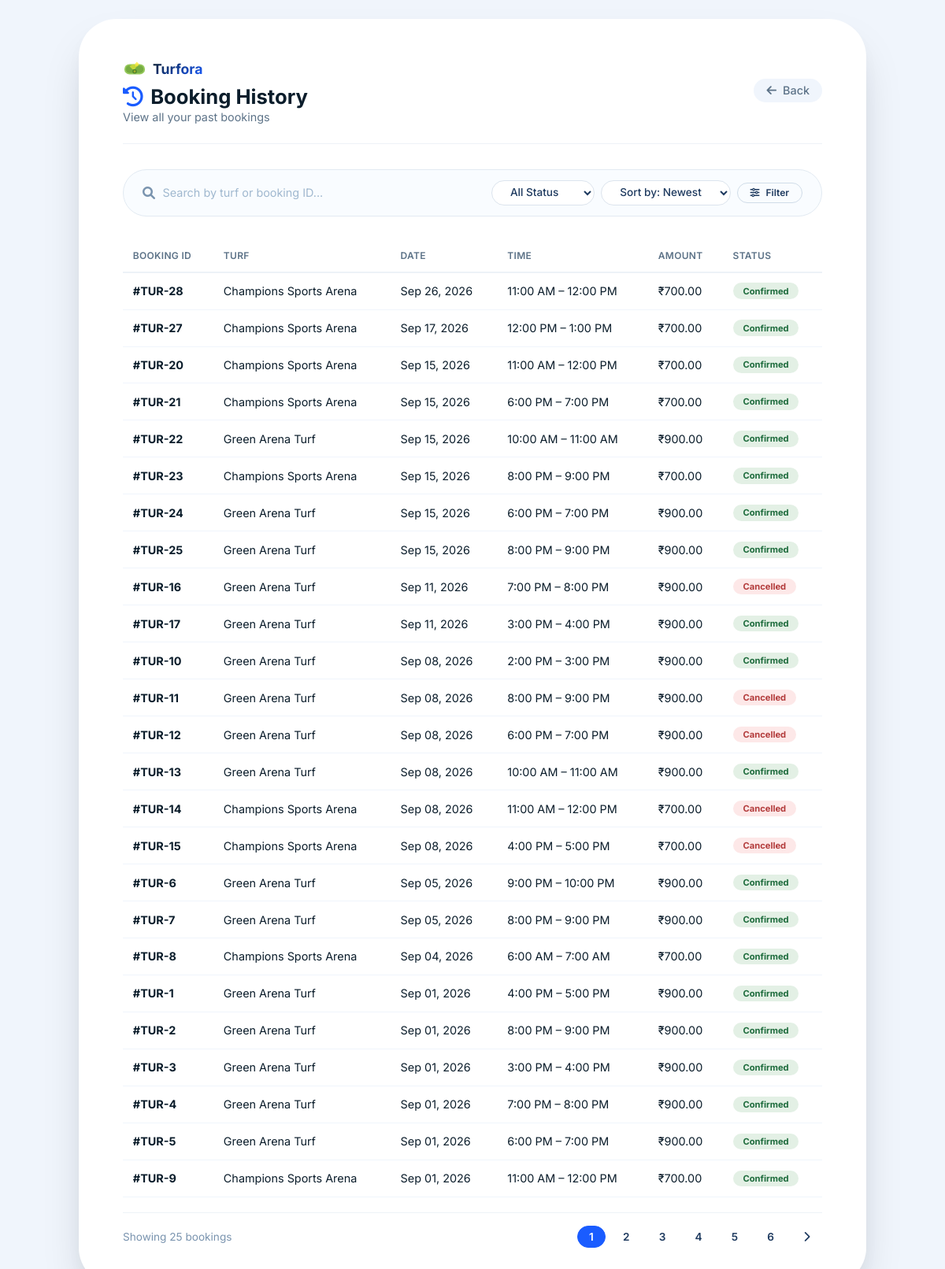
The page /booking_history/1/ on the database its author committed.
### turforaapp/models.py (models this page shows, shortened)
class Booking(models.Model):
    turf = models.ForeignKey(Turf, on_delete=models.CASCADE)
    player = models.ForeignKey(Playerdetail, on_delete=models.CASCADE)
    booking_date = models.DateField()
    start_time = models.TimeField()
    end_time = models.TimeField()
    price = models.DecimalField(max_digits=10, decimal_places=2)
    status = models.CharField(
        max_length=20,
        choices=[
            ('confirmed', 'Confirmed'),
            ('cancelled', 'Cancelled'),
        ],
        default='confirmed'
    )
    created_at = models.DateTimeField(auto_now_add=True)

class Turf(models.Model):
    turf_name = models.CharField(max_length=100)
    location = models.CharField(max_length=100)
    turf_type = models.CharField(max_length=50)
    image = models.ImageField(upload_to='turf_images/', blank=True, null=True)
    description = models.TextField()
    price_per_hour = models.DecimalField(max_digits=10, decimal_places=2)
    available_facilities = models.TextField()
    rating = models.DecimalField(max_digits=3, decimal_places=1, default=0.0)
    address = models.CharField(max_length=255)
    opening_time = models.TimeField()
    closing_time = models.TimeField()
    is_active = models.BooleanField(default=True)

### turforaapp/views.py (the view)
# urls.py: path('booking_history/<int:id>/',views.booking_history,name='booking_history'),
def booking_history(request,id):
    user = get_object_or_404(Playerdetail, id=id)
    bookings = Booking.objects.filter(
        player=user
    ).exclude(
        status='Upcoming'
    )
    search = request.GET.get('search', '')
    if search:
        bookings = bookings.filter(
            turf__turf_name__icontains=search
        )
    status = request.GET.get('status', '')
    if status:
        bookings = bookings.filter(
            status=status
        )
    sort = request.GET.get('sort', 'newest')
    if sort == 'oldest':
        bookings = bookings.order_by('booking_date')
    else:
        bookings = bookings.order_by('-booking_date')
    return render(
        request,
        'booking_history.html',
        {
            'user': user,
            'bookings': bookings,
            'search': search,
            'status': status,
            'sort': sort
        }
    )

### turforaapp/templates/booking_history.html (shortened to what this page needs)
<!DOCTYPE html>
<html lang="en">
<head>
    <link rel="stylesheet" href="https://cdnjs.cloudflare.com/ajax/libs/font-awesome/6.0.0-beta3/css/all.min.css" />
</head>
<body>
    <div class="history-container">
        <div class="page-header">
            <div class="title-group">
                <div class="logo-mini" style="margin-bottom:0.3rem;">
                    <span>Turfora</span>
                </div>
                <h2><i class="fas fa-history"></i> Booking History</h2>
                <span class="sub">View all your past bookings</span>
            </div>
            <a href="{% url 'home' user.id%}" class="back-btn"><i class="fas fa-arrow-left"></i> Back</a>
        </div>
        <form method="GET" class="filter-bar">
            <div class="search-wrapper">
                <i class="fas fa-search"></i>
                <input type="text" name="search" value="{{ search }}" placeholder="Search by turf or booking ID...">
            </div>
            <div class="filter-group">
                <select name="status">
                    <option value="">All Status</option>
                </select>
                <select name="sort">
                    <option value="newest" {% if sort == "newest" %}selected{% endif %}>
                        Sort by: Newest
                    </option>
                </select>
                <button type="submit" class="btn btn-outline btn-sm">
                    <i class="fas fa-sliders-h"></i>
                    Filter
                </button>
            </div>
        </form>
        <div class="table-responsive">
            <table>
                <thead>
                    <tr>
                        <th>Booking ID</th>
                        <th>Turf</th>
                        <th>Date</th>
                        <th>Time</th>
                        <th>Amount</th>
                        <th>Status</th>
                    </tr>
                </thead>
                <tbody>
                    {% for booking in bookings %}
                    <tr>
                        <td>
                            <strong>#TUR-{{ booking.id }}</strong>
                        </td>
                        <td>
                            {{ booking.turf.turf_name }}
                        </td>
                        <td>
                            {{ booking.booking_date|date:"M d, Y" }}
                        </td>
                        <td>
                            {{ booking.start_time|time:"g:i A" }}
                            –
                            {{ booking.end_time|time:"g:i A" }}
                        </td>
                        <td>
                            ₹{{ booking.price }}
                        </td>
                        <td>
                            {% if booking.status == "completed" %}
                            <span class="status-badge completed">
                                Completed
                            </span>
                            {% elif booking.status == "cancelled" %}
                            <span class="status-badge cancelled">
                                Cancelled
                            </span>
                            {% elif booking.status == "confirmed" %}
                            <span class="status-badge confirmed">
                                Confirmed
                            </span>
                            {% elif booking.status == "pending" %}
                            <span class="status-badge pending">
                                Pending
                            </span>
                            {% else %}
                            <span class="status-badge upcoming">
                                {{ booking.status }}
                            </span>
                            {% endif %}
                        </td>
                    </tr>
                    {% empty %}
                    <tr>
                        <td colspan="6" style="text-align:center; padding:40px;">
                            No booking history found.
                        </td>
                    </tr>
                    {% endfor %}
                </tbody>
            </table>
        </div>
        <div class="pagination">
            <span class="text-muted"> Showing {{ bookings|length }} bookings</span>
            <div class="pages">
                <a href="#" class="active">1</a>
                <a href="#">2</a>
                <a href="#">3</a>
                <a href="#">4</a>
                <a href="#">5</a>
                <a href="#">6</a>
                <a href="#"><i class="fas fa-chevron-right"></i></a>
            </div>
        </div>
    </div>
</body>
</html>

### turforaapp/templates/booking_history.html (style rules this page uses)
* { margin: 0; padding: 0; box-sizing: border-box; }
body { font-family: 'Inter', sans-serif; background: #f0f5fc; color: #0b1d2b; padding: 1.5rem; min-height: 100vh; display: flex; align-items: center; justify-content: center; }
.history-container { max-width: 1000px; width: 100%; background: #ffffff; border-radius: 48px; box-shadow: 0 30px 60px -20px rgba(0, 20, 30, 0.25), 0 10px 30px -10px rgba(0, 0, 0, 0.05); padding: 3rem 3.5rem; transition: all 0.2s ease; }
.page-header { display: flex; justify-content: space-between; align-items: center; flex-wrap: wrap; gap: 1rem; padding-bottom: 1.5rem; border-bottom: 1px solid #edf2f7; margin-bottom: 2rem; }
.page-header .title-group h2 { font-size: 1.6rem; font-weight: 700; color: #0b1d2b; display: flex; align-items: center; gap: 0.6rem; }
.page-header .title-group h2 i { color: #1a5cff; }
.page-header .title-group .sub { color: #5d7388; font-size: 0.9rem; }
.page-header .back-btn { display: inline-flex; align-items: center; gap: 0.5rem; color: #5d7388; text-decoration: none; font-weight: 500; transition: 0.15s; padding: 0.4rem 1rem; border-radius: 40px; background: #f0f5fc; font-size: 0.9rem; }
.logo-mini { display: flex; align-items: center; gap: 0.5rem; font-weight: 700; font-size: 1.1rem; color: #0b1d2b; }
.logo-mini svg { width: 30px; height: 30px; }
.logo-mini span { background: linear-gradient(145deg, #0b1d2b, #1a5cff); -webkit-background-clip: text; -webkit-text-fill-color: transparent; }
.filter-bar { display: flex; flex-wrap: wrap; align-items: center; gap: 0.8rem 1rem; background: #f9fcff; padding: 0.8rem 1.5rem; border-radius: 60px; border: 1px solid #e2eaf2; margin-bottom: 1.8rem; }
.filter-bar .search-wrapper { display: flex; align-items: center; flex: 1; min-width: 180px; }
.filter-bar .search-wrapper i { color: #7a94af; margin-right: 0.6rem; }
.filter-bar .search-wrapper input { flex: 1; border: none; background: transparent; padding: 0.4rem 0; font-size: 0.9rem; outline: none; font-family: inherit; }
.filter-bar .search-wrapper input::placeholder { color: #a0b8cf; }
.filter-bar .filter-group { display: flex; gap: 0.5rem; flex-wrap: wrap; align-items: center; }
.filter-bar .filter-group select { background: white; border: 1px solid #dce4ed; border-radius: 40px; padding: 0.4rem 1.2rem; font-size: 0.85rem; font-weight: 500; color: #1e3a5f; outline: none; font-family: inherit; cursor: pointer; }
.btn { padding: 0.4rem 1.4rem; border-radius: 40px; font-weight: 600; font-size: 0.85rem; border: none; cursor: pointer; transition: 0.15s; font-family: inherit; display: inline-flex; align-items: center; gap: 0.5rem; text-decoration: none; }
.btn-outline { background: transparent; color: #1e3a5f; border: 1.5px solid #d0dce8; }
.btn-sm { padding: 0.3rem 1rem; font-size: 0.75rem; }
.table-responsive { overflow-x: auto; }
table { width: 100%; border-collapse: collapse; font-size: 0.9rem; }
table th { text-align: left; padding: 0.8rem 0.8rem; font-weight: 600; color: #5d7388; font-size: 0.75rem; text-transform: uppercase; letter-spacing: 0.3px; border-bottom: 2px solid #edf2f7; }
table td { padding: 0.8rem 0.8rem; border-bottom: 1px solid #f0f5fc; vertical-align: middle; }
.status-badge { padding: 0.2rem 0.8rem; border-radius: 30px; font-size: 0.7rem; font-weight: 700; display: inline-block; }
.status-badge.cancelled { background: #fde8e8; color: #b33c3c; }
.status-badge.confirmed { background: #e3f0e5; color: #1d6b3c; }
.text-muted { color: #7a94af; font-size: 0.85rem; }
.pagination { display: flex; justify-content: space-between; align-items: center; flex-wrap: wrap; gap: 0.8rem; margin-top: 1.2rem; padding-top: 1rem; border-top: 1px solid #edf2f7; }
.pagination .pages { display: flex; gap: 0.4rem; flex-wrap: wrap; }
.pagination .pages a { padding: 0.3rem 0.9rem; border-radius: 30px; text-decoration: none; font-size: 0.85rem; font-weight: 600; color: #1e3a5f; border: 1.5px solid transparent; transition: 0.15s; }
.pagination .pages a.active { background: #1a5cff; color: white; border-color: #1a5cff; }

### rows shown on the page
Booking: id "28", turf.turf_name "Champions Sports Arena", booking_date "Sep 26, 2026", start_time "11:00 AM", end_time "12:00 PM", price "700.00", status "Confirmed"
Booking: id "27", turf.turf_name "Champions Sports Arena", booking_date "Sep 17, 2026", start_time "12:00 PM", end_time "1:00 PM", price "700.00", status "Confirmed"
Booking: id "20", turf.turf_name "Champions Sports Arena", booking_date "Sep 15, 2026", start_time "11:00 AM", end_time "12:00 PM", price "700.00", status "Confirmed"
Booking: id "21", turf.turf_name "Champions Sports Arena", booking_date "Sep 15, 2026", start_time "6:00 PM", end_time "7:00 PM", price "700.00", status "Confirmed"
Booking: id "22", turf.turf_name "Green Arena Turf", booking_date "Sep 15, 2026", start_time "10:00 AM", end_time "11:00 AM", price "900.00", status "Confirmed"
Booking: id "23", turf.turf_name "Champions Sports Arena", booking_date "Sep 15, 2026", start_time "8:00 PM", end_time "9:00 PM", price "700.00", status "Confirmed"
Booking: id "24", turf.turf_name "Green Arena Turf", booking_date "Sep 15, 2026", start_time "6:00 PM", end_time "7:00 PM", price "900.00", status "Confirmed"
Booking: id "25", turf.turf_name "Green Arena Turf", booking_date "Sep 15, 2026", start_time "8:00 PM", end_time "9:00 PM", price "900.00", status "Confirmed"
Booking: id "16", turf.turf_name "Green Arena Turf", booking_date "Sep 11, 2026", start_time "7:00 PM", end_time "8:00 PM", price "900.00", status "Cancelled"
Booking: id "17", turf.turf_name "Green Arena Turf", booking_date "Sep 11, 2026", start_time "3:00 PM", end_time "4:00 PM", price "900.00", status "Confirmed"
Booking: id "10", turf.turf_name "Green Arena Turf", booking_date "Sep 08, 2026", start_time "2:00 PM", end_time "3:00 PM", price "900.00", status "Confirmed"
Booking: id "11", turf.turf_name "Green Arena Turf", booking_date "Sep 08, 2026", start_time "8:00 PM", end_time "9:00 PM", price "900.00", status "Cancelled"
Booking: id "12", turf.turf_name "Green Arena Turf", booking_date "Sep 08, 2026", start_time "6:00 PM", end_time "7:00 PM", price "900.00", status "Cancelled"
Booking: id "13", turf.turf_name "Green Arena Turf", booking_date "Sep 08, 2026", start_time "10:00 AM", end_time "11:00 AM", price "900.00", status "Confirmed"
Booking: id "14", turf.turf_name "Champions Sports Arena", booking_date "Sep 08, 2026", start_time "11:00 AM", end_time "12:00 PM", price "700.00", status "Cancelled"
Booking: id "15", turf.turf_name "Champions Sports Arena", booking_date "Sep 08, 2026", start_time "4:00 PM", end_time "5:00 PM", price "700.00", status "Cancelled"
Booking: id "6", turf.turf_name "Green Arena Turf", booking_date "Sep 05, 2026", start_time "9:00 PM", end_time "10:00 PM", price "900.00", status "Confirmed"
Booking: id "7", turf.turf_name "Green Arena Turf", booking_date "Sep 05, 2026", start_time "8:00 PM", end_time "9:00 PM", price "900.00", status "Confirmed"
Booking: id "8", turf.turf_name "Champions Sports Arena", booking_date "Sep 04, 2026", start_time "6:00 AM", end_time "7:00 AM", price "700.00", status "Confirmed"
Booking: id "1", turf.turf_name "Green Arena Turf", booking_date "Sep 01, 2026", start_time "4:00 PM", end_time "5:00 PM", price "900.00", status "Confirmed"
Booking: id "2", turf.turf_name "Green Arena Turf", booking_date "Sep 01, 2026", start_time "8:00 PM", end_time "9:00 PM", price "900.00", status "Confirmed"
Booking: id "3", turf.turf_name "Green Arena Turf", booking_date "Sep 01, 2026", start_time "3:00 PM", end_time "4:00 PM", price "900.00", status "Confirmed"
Booking: id "4", turf.turf_name "Green Arena Turf", booking_date "Sep 01, 2026", start_time "7:00 PM", end_time "8:00 PM", price "900.00", status "Confirmed"
Booking: id "5", turf.turf_name "Green Arena Turf", booking_date "Sep 01, 2026", start_time "6:00 PM", end_time "7:00 PM", price "900.00", status "Confirmed"
Booking: id "9", turf.turf_name "Champions Sports Arena", booking_date "Sep 01, 2026", start_time "11:00 AM", end_time "12:00 PM", price "700.00", status "Confirmed"

### other values the page prints
{{ bookings|length }} "25"
